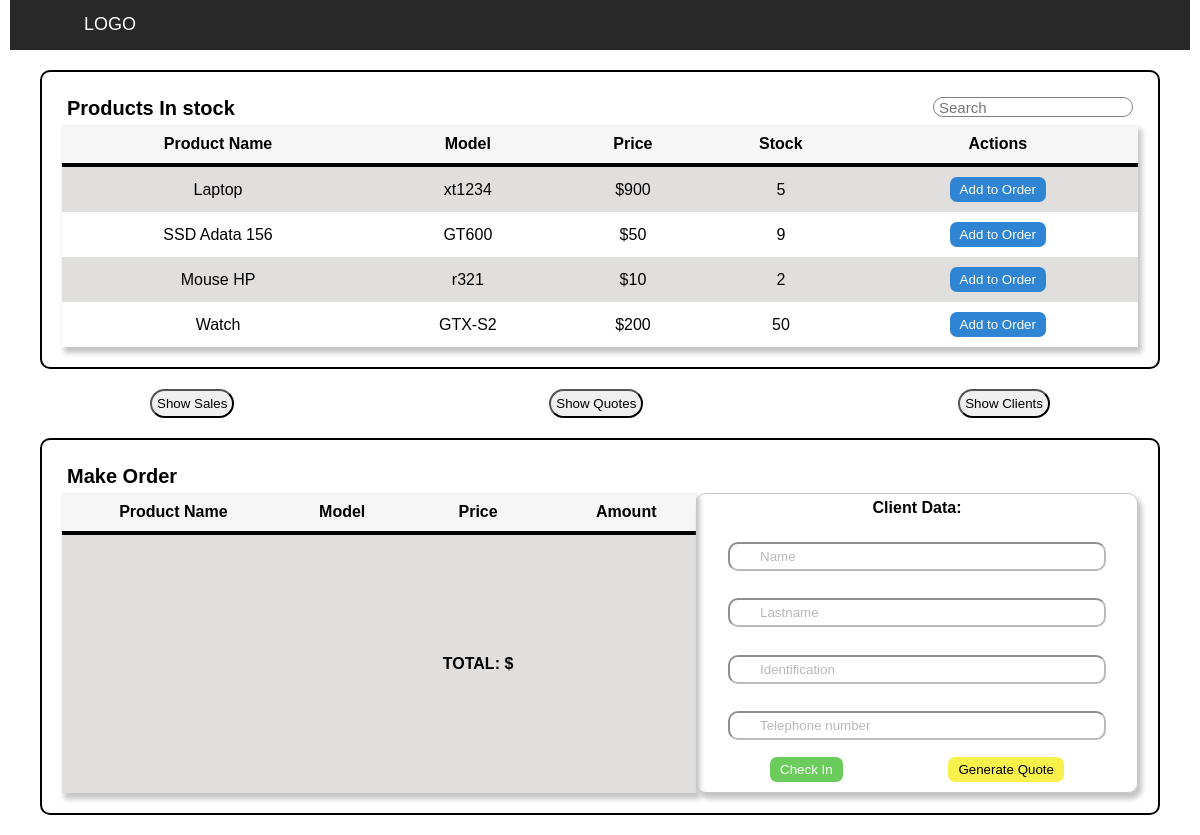
The page /inventory/orders on the database its author committed.
### inventory/models.py (models this page shows)
class Product(models.Model):
    name = models.CharField(max_length=192, null=True)
    model =  models.CharField(max_length=192, null=True)
    price = models.IntegerField()
    stock = models.IntegerField()
    sold_number = models.IntegerField()

### inventory/views.py (the view)
# urls.py: path('orders',views.orders_view, name='orders'),
def orders_view(request):
    products =  Product.objects.all()
    return render(request,"inventory/orders_view.html",{"products":products})

### inventory/templates/inventory/orders_view.html (shortened to what this page needs)
{% extends "inventory/layout.html" %}
{% block body %}
    <div class="container ft-cont">
        <div class="head-cont">
            <strong>Products In stock</strong>
            <input class="head-cont" id="searchTerm" type="text" onkeyup="search_item()" placeholder="Search">
        </div>
        <table id="date-table">
            <thead>
                <th>Product Name</th>
                <th>Model</th>
                <th>Price</th>
                <th>Stock</th>
                <th>Actions</th>
            </thead>
            <tbody>
                {% for product in products %}
                <tr>
                    <td id="item-name-{{product.id}}">{{product.name}}</td>
                    <td id="item-model-{{product.id}}">{{product.model}}</td>
                    <td id="item-price-{{product.id}}">${{product.price}}</td>
                    <td id="item-stock-{{product.id}}">{{product.stock}} </td>
                    <td><button data-page="{{product.id}}" class="button_blue" id="btn-add"> Add to Order </button> </td>
                </tr>
                {%endfor%}
            </tbody>
        </table>
    </div>
        <div class="ft-button">
        <button onclick="location.href='order-list/Sale'">Show Sales</button>
        <button onclick="location.href='order-list/Quote'">Show Quotes</button>
        <button onclick="location.href='client-list'">Show Clients</button>
    </div>
    <div class="container ft-cont">
        <div class="head-cont">
            <strong> Make Order </strong>
        </div>
        <div class="cotiza_container">
            <table id="cart-table">
                <thead>
                    <th>Product Name</th>
                    <th>Model</th>
                    <th>Price</th>
                    <th>Amount</th>
                </thead>
                <tr>
                    <td></td>
                    <td></td>
                    <td>
                    <strong> TOTAL: $ </strong>
                    </td>
                    <td id="total-cart">
                    </td>
                </tr>
            </table>
            <div class="date_box">
                <div id="text_date">
                    Client Data:
                </div>
                <form id="order-form" class="item_date" method="POST">
                    <input name="name" type="text" placeholder="Name" required>
                    <input name="lastname" type="text" placeholder="Lastname" required>
                    <input name="identification" type="text" placeholder="Identification" required>
                    <input name="telephone" type="text" placeholder="Telephone number" required>
                    <div class="button_container">
                        <button class="button_green" onclick="create_order('sale')"> Check In</button>
                        <button class="button_yellow" onclick="create_order('quote')"> Generate Quote </button>
                    </div>
                </form>
            </div>
        </div>
    </div>
{% endblock%}

### inventory/static/inventory/style.css (style rules this page uses)
* { margin: 0px; padding: 0px; box-sizing: border-box; }
.container { padding: 20px; margin: 20px 10px; align-items: center; align-content: center; justify-content: center; }
.ft-cont { margin: 20px 40px; border: 2px solid black; border-radius: 10px; }
.head-cont { display: flex; padding: 5px; justify-content: space-between; font-size: 20px; }
.head-cont>input { height: 20px; width: 200px; border-radius: 20px; color: grey; border: 1px solid gray; font-size: 15px; }
.cotiza_container { display: flex; flex-direction: row; justify-content: space-between; }
.cotiza_container>table { width: 60%; }
.ft-button { display: flex; justify-content: space-between; padding:0px 150px; }
.ft-button>button { border-radius: 20px; padding: 5px; }
table { text-align: center; width: 100%; border-collapse: collapse; box-shadow: 3px 5px 5px 1px #C6C6C6; }
th , td { padding: 10px; }
table tbody tr:nth-child(odd) { background-color: #E1DEDE; }
thead { background-color: #F6F6F6; border-bottom: solid 4px; }
body { font-family: sans-serif; }
.date_box { display: flex; height: 300px; width: 450px; border-radius: 10px; border: 1px solid #C6C6C6; box-shadow: 3px 5px 5px 1px #C6C6C6; flex-direction: column; justify-content: space-between; }
#text_date { padding: 5px; text-align: center; font-weight: bold; }
.item_date { display: flex; height: 100%; width: 100%; padding: 10px; flex-direction: column; justify-content: space-between; align-items: center; }
.item_date > input { margin: 10px; text-indent: 30px; width: 90%; padding: 5px 0px; border-radius: 10px; opacity: 0.5; }
.button_container { width: 70%; display: flex; flex-wrap: wrap; justify-content: space-between; }
.button_blue { background-color: #2F84D3 ; border: transparent; border-radius: 7px; padding: 5px 10px ; color: white; }
.button_green { background-color: #6BCB5B ; border: transparent; border-radius: 7px; padding: 5px 10px ; color: white; }
.button_yellow { background-color: #F8F14B ; border: transparent; border-radius: 7px; padding: 5px 10px ; color: black; }

### rows shown on the page
Product: name "Laptop", model "xt1234", price "900", stock "5"
Product: name "SSD Adata 156", model "GT600", price "50", stock "9"
Product: name "Mouse HP", model "r321", price "10", stock "2"
Product: name "Watch", model "GTX-S2", price "200", stock "50"
